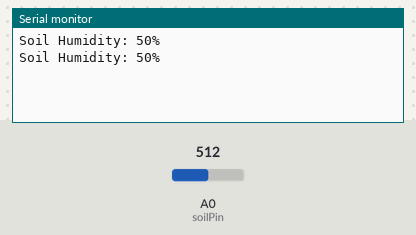
A sketch run on a simulated Arduino Uno, built with avr-gcc and run on an emulated ATmega328P. On the bench: the last lines printed to the serial monitor. The test bench sets the inputs (shaded band); at power-on: A0 (soilPin) = 512.

Above: at 1.8 s.
1.9 s: A0 (soilPin) set to 716
At 2.7 s:
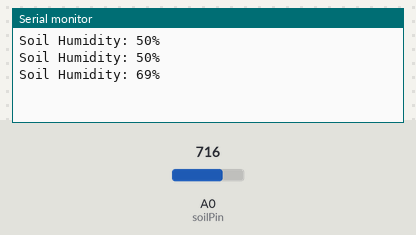
3.4 s: A0 (soilPin) set to 900
At 4.8 s:
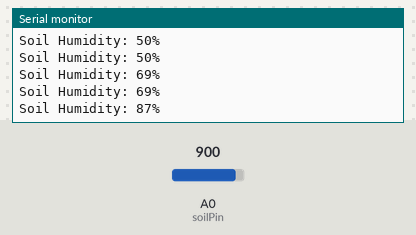
Timing chart, 0 to 6.4 s (numbered marks = the images above; inputs shaded):
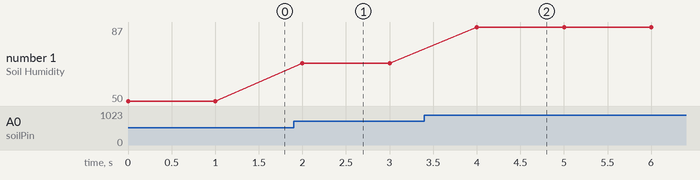

Measured:
- after the input at 1.9 s, the serial monitor: prints a new line after 0.10 s (image 1)
- after the input at 3.4 s, the serial monitor: prints a new line after 0.60 s (image 2)
- plotted number 1: 50 → 69 after the input at 1.9 s, 69 → 87 after the input at 3.4 s

The sketch:

Project_15_Soil_Humidity_Sensor.ino
```cpp
/*
Keye New RFID Starter Kit
Project 15
Soil humidity sensor
Edit By Keyes
*/
// Define the analog pin of the sensor
const int soilPin = A0;
void setup() {
  // Initialize the serial port and set baud rate to 9600
  Serial.begin(9600);
}
void loop() {
  // Read the soil humidity sensor analog value
  int soilValue = analogRead(soilPin);
  // Map analog value to range of 0-100, which represents relative humidity
  int soilHumidity = map(soilValue, 0, 1023, 0, 100);
  // Print the humidity value on the serial monitor
  Serial.print("Soil Humidity: ");
  Serial.print(soilHumidity);
  Serial.println("%");
  // Delay 1s
  delay(1000);
}
```
